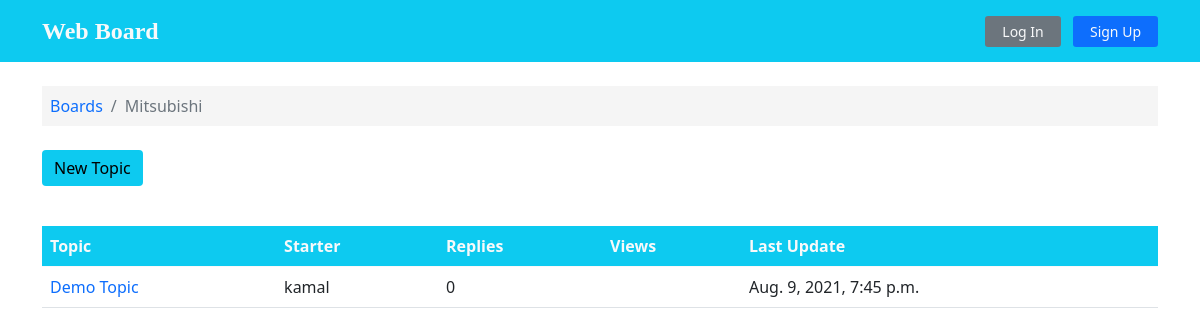
/Mitsubishi/, run on the app's committed database.
### boards/models.py (models this page shows, shortened)
class Board(models.Model):
    name = models.CharField(max_length=99, unique=True)
    description = models.CharField(max_length=200)

class Topic(models.Model):
    subject = models.CharField(max_length=99)
    created_at = models.DateTimeField(auto_now_add=True)
    board = models.ForeignKey(Board, on_delete=models.CASCADE, related_name='topics')
    starter = models.ForeignKey(User, on_delete= models.CASCADE, related_name='topics')
    message = models.TextField(max_length=250)

### boards/views.py (the view)
# urls.py: url(r'^(?P<board_name>[\w\-\ ]+)add/$', views.submit_form, name='add-topic'),
def topic(request, board_name):
    topic_list = Topic.objects.filter(board__name = board_name).order_by('-created_at')
    topic_form = TopicForm()
    ctx = {'topics': topic_list, 'login_form':loginform, 'signup_form': signupform, 'topic_form':topic_form}
    return render(request, 'topic.html', ctx)

### boards/templatetags/custom_tags.py (called while the page is built)
def remove_slash(url):
    if 'add' in url:
        return url.replace('/add/','').replace('/','')
    return url.replace('/','')

def remove_board(url):
    if 'board' in url:
        return url.replace('board','').replace('/','')
    return url.replace('/','')

### templates/topic.html (shortened to what this page needs)
{% extends 'base.html' %}
{% load custom_tags %}
{% block content %}
<div class="container">
  <ol class="breadcrumb my-4 p-2" style="background-color: whitesmoke;">
    <li class="breadcrumb-item">  <a class="text-decoration-none" href="{% url 'boards:home' %}">Boards</a></li>
    <li class="breadcrumb-item active">{{ request.path|remove_slash|remove_board  }}</li>
  </ol>
  {% if user.is_authenticated %}
  <button type="button" class="btn btn-info border-0" data-bs-toggle="modal" data-bs-target="#newtopic" >New Topic</button>
  {% else %}
  <button type="button"  data-bs-toggle="modal" data-bs-target="#login"  class="btn btn-info mb-3 ml-4 border-0">New Topic</button>
  {% endif %}
  {% if topics %}
  <table class="table mt-4">
    <thead class="thead-inverse bg-info text-light">
      <tr>
        <th>Topic</th>
        <th>Starter</th>
        <th>Replies</th>
        <th>Views</th>
        <th>Last Update</th>
      </tr>
    </thead>
    <tbody>
      {% for topic in topics %}
      <tr>
        <td>
          <a class="text-decoration-none" {% for item in topic.post_topic.all %}
          href="{% url 'boards:topic-post' topic.board.name topic.subject topic.pk item.id %}">
          {% endfor %}
            {{ topic.subject }}
          </a>
        </td>
        <td class="align-middle">{{ topic.starter.username }}</td>
        <td class="align-middle">0</td>
        <td></td>
        <td>{{ topic.created_at}}</td>
      </tr>
      {% endfor %}
    </tbody>
  </table>
  {% else %}
  <large class="mt-4" style="display: flex; justify-content: center; align-items: center;">
    <em >No Topics yet.</em>
  </large>
  {% endif %}
  </div>
{% endblock %}

### data on the page
Board: path|remove_slash "Mitsubishi"
Topic: subject "Demo Topic", starter.username "kamal", created_at "Aug. 9, 2021, 7:45 p.m."
